Frame 1 (no input): blank canvas, image omitted
Frame 60 (no input): blank canvas, image omitted
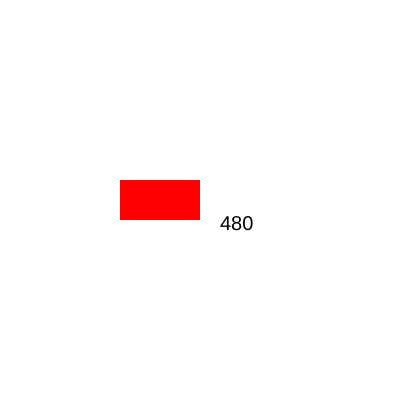
Frame 120 (the mouse pressed at the canvas centre since frame 60)

The p5.js sketch whose frames 1 and 60 were blank and that drew this single picture after the mouse press (run headless with seeded random() and noise() and a simulated clock; from frame 60 on, the mouse is pressed at the canvas centre):

// p5.js sketch
// ── sketch.js
// TRY ADDING MOVING PIXELS WHEN THEY COLLIDE THEY CHANGE TO A RANDOM COLOUR 

// TO DO: ADD TOUCHING RECT EXAMPLE FROM NOTION INTO THIS SKETCH url: https://www.notion.so/anthillsocial/05-Collisions-a30d7121a82249e99baf344412d952d0


let myFill = 255;
let w = 100;
let h = 50;
let x = 200; 
let y = 200; 
let count = 0;



function setup() {
  // Create a 400x400 pixel canvas
  createCanvas(400, 400);

  // No outline for shapes
  
}

function draw(){
  background(100); // Make background grey
  noStroke();
  
  // Loop to create pixelated squares
  for (let x = 0; x < width; x += 20) { // Move in steps of 20 pixels
    for (let y = 0; y < height; y += 20) { // Move in steps of 20 pixels
      // Generate a random color
      fill(random(255), random(255), random(255));
      
      // Draw a square at the current position
      rect(x, y, 20, 20); // Draw a 20x20 square



      fill(myFill);
      rect(x, y, w, h); // x, y, size
    
      if(mouseX > x && mouseX < x+w && mouseY > y && mouseY < y + h){
        myFill = [255, 0, 0];
        count++;
      }else{
        myFill = 255;
        fill(0)
        textSize(20);
        text(count, x+20, y+30)
      }
    }
  }
  
  fill(myFill);
  rect(x, y, w, h); // x, y, size

  if(mouseX > x && mouseX < x+w && mouseY > y && mouseY < y + h){
    myFill = [255, 0, 0];
    count++;
  }else{
    myFill = 255;
  }

  fill(0)
  textSize(20);
  text(count, x+20, y+30)
}
